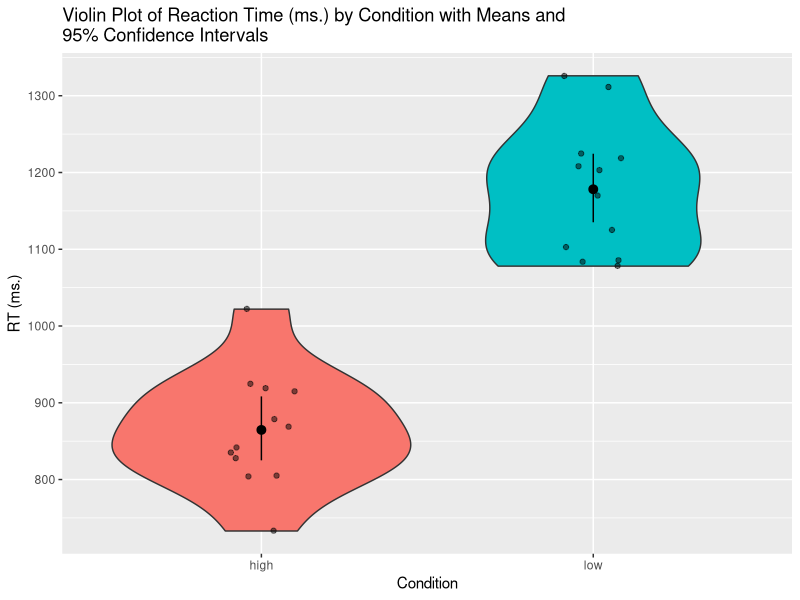
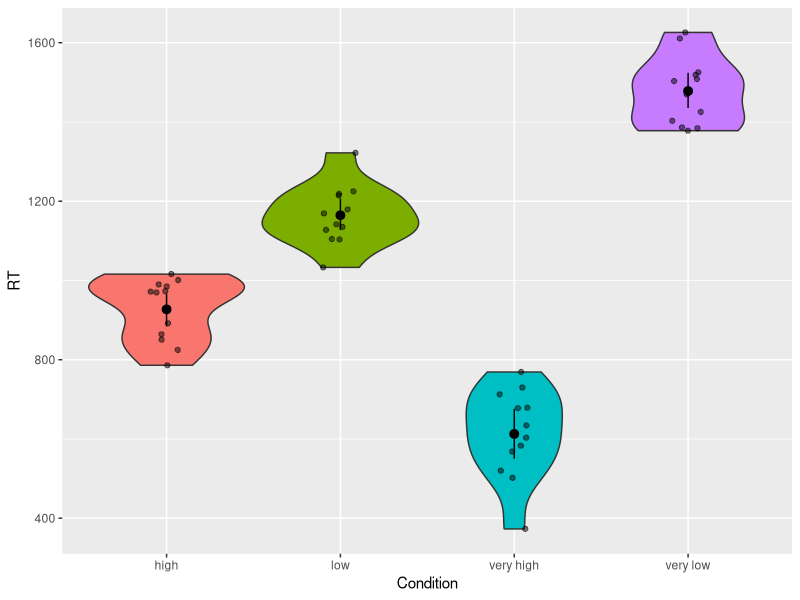
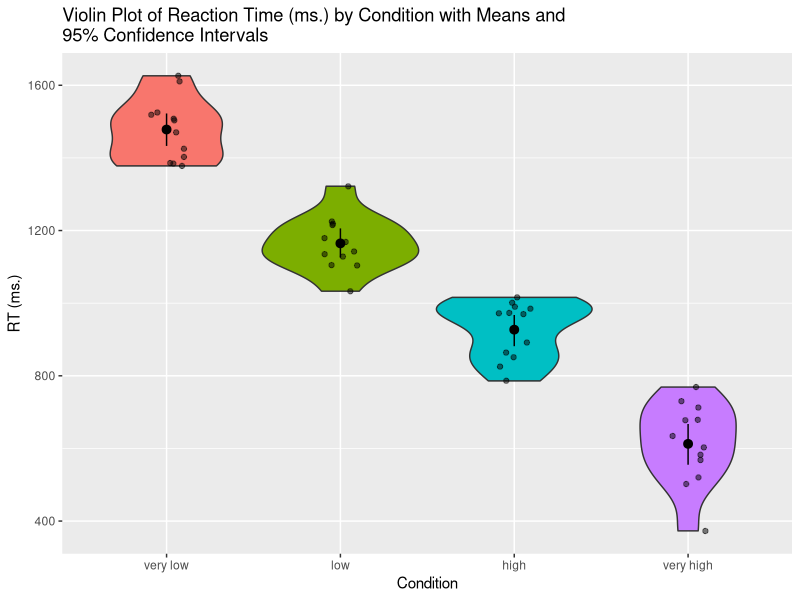
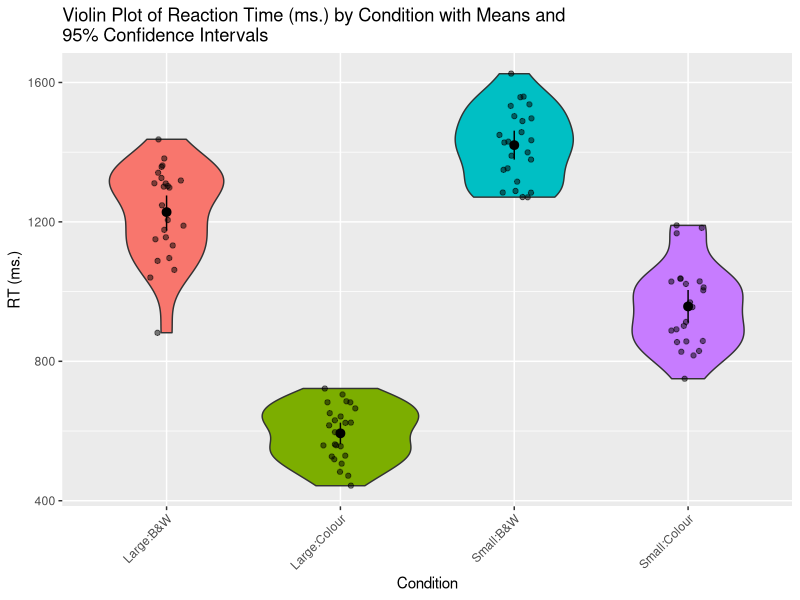

Reproduce these figures in R, in order.
## ---- chunk 1
knitr::opts_chunk$set(echo = TRUE)
## ---- chunk 2
library(tidyverse)
library(afex)
library(emmeans)
## ---- chunk 3
my_data <- read_csv("ANOVA_data1.csv")
## ---- chunk 4
my_data
## ---- chunk 5
my_data$Condition <- as.factor(my_data$Condition)
## ---- chunk 6
my_data %>%
  ggplot(aes(x = Condition, y = RT, fill = Condition)) + 
  geom_violin() + 
  geom_jitter(width = .1, alpha = .5) + 
  stat_summary(fun.data = "mean_cl_boot") + 
  guides(fill = FALSE) +
  labs(title = "Violin Plot of Reaction Time (ms.) by Condition with Means and\n95% Confidence Intervals", x = "Condition", y = "RT (ms.)") 
## ---- chunk 7
my_data %>% 
  group_by(Condition) %>% 
  summarise(mean_rt = mean(RT), sd_rt = sd(RT))
## ---- chunk 8
model <- aov_4(RT ~ Condition + (1 | Subject), data = my_data)
## ---- chunk 9
anova(model)
## ---- chunk 10
my_data2 <- read_csv("ANOVA_data2.csv")
## ---- chunk 11
my_data2$Condition <- as.factor(my_data2$Condition)
## ---- chunk 12
my_data2 %>%
  ggplot(aes(x = Condition, y = RT, fill = Condition)) + 
  geom_violin() + 
  geom_jitter(width = .1, alpha=.5) + 
  stat_summary(fun.data = "mean_cl_boot") + 
  guides(fill = FALSE)
## ---- chunk 13
my_data2$Condition <- factor(my_data2$Condition, levels = c("very low", "low", "high", "very high"))
## ---- chunk 14
my_data2 %>%
  ggplot(aes(x = Condition, y = RT, fill = Condition)) + 
  geom_violin() + 
  geom_jitter(width = .1, alpha = .5) + 
  stat_summary(fun.data = "mean_cl_boot") + 
  guides(fill = FALSE) +
  labs(title = "Violin Plot of Reaction Time (ms.) by Condition with Means and\n95% Confidence Intervals", x = "Condition", y = "RT (ms.)")  
  
## ---- chunk 15
my_data2 %>% 
  group_by(Condition) %>% 
  summarise(mean_rt = mean(RT), sd_rt = sd(RT))
## ---- chunk 16
model <- aov_4(RT ~ Condition + (1 | Subject), data = my_data2)
anova(model)
## ---- chunk 17
emmeans(model, pairwise ~ Condition, adjust = "Bonferroni")
## ---- chunk 18
my_data3 <- read_csv("ANOVA_data3.csv")
## ---- chunk 19
my_data3$Size <- as.factor(my_data3$Size)
my_data3$Colour <- as.factor(my_data3$Colour)
## ---- chunk 20
my_data3 %>%
  ggplot(aes(x = Size:Colour, y = RT, fill = Size:Colour)) + 
  geom_violin() + 
  geom_jitter(width = .1, alpha = .5) + 
  stat_summary(fun.data = "mean_cl_boot", colour = "black") + 
  guides(fill = FALSE) + 
  labs(title = "Violin Plot of Reaction Time (ms.) by Condition with Means and\n95% Confidence Intervals", x = "Condition", y = "RT (ms.)") +
  theme(axis.text.x = element_text(angle = 45, hjust = 1)) 
## ---- chunk 21
my_data3 %>% 
  group_by(Size, Colour) %>% 
  summarise(mean_rt = mean(RT), sd_rt = sd(RT))
## ---- chunk 22
model <- aov_4(RT ~ Size * Colour + (1 + Size * Colour | Subject), data = my_data3)
summary(model)
## ---- chunk 23
emmeans(model, pairwise ~ Size * Colour, adjust = "Bonferroni")
